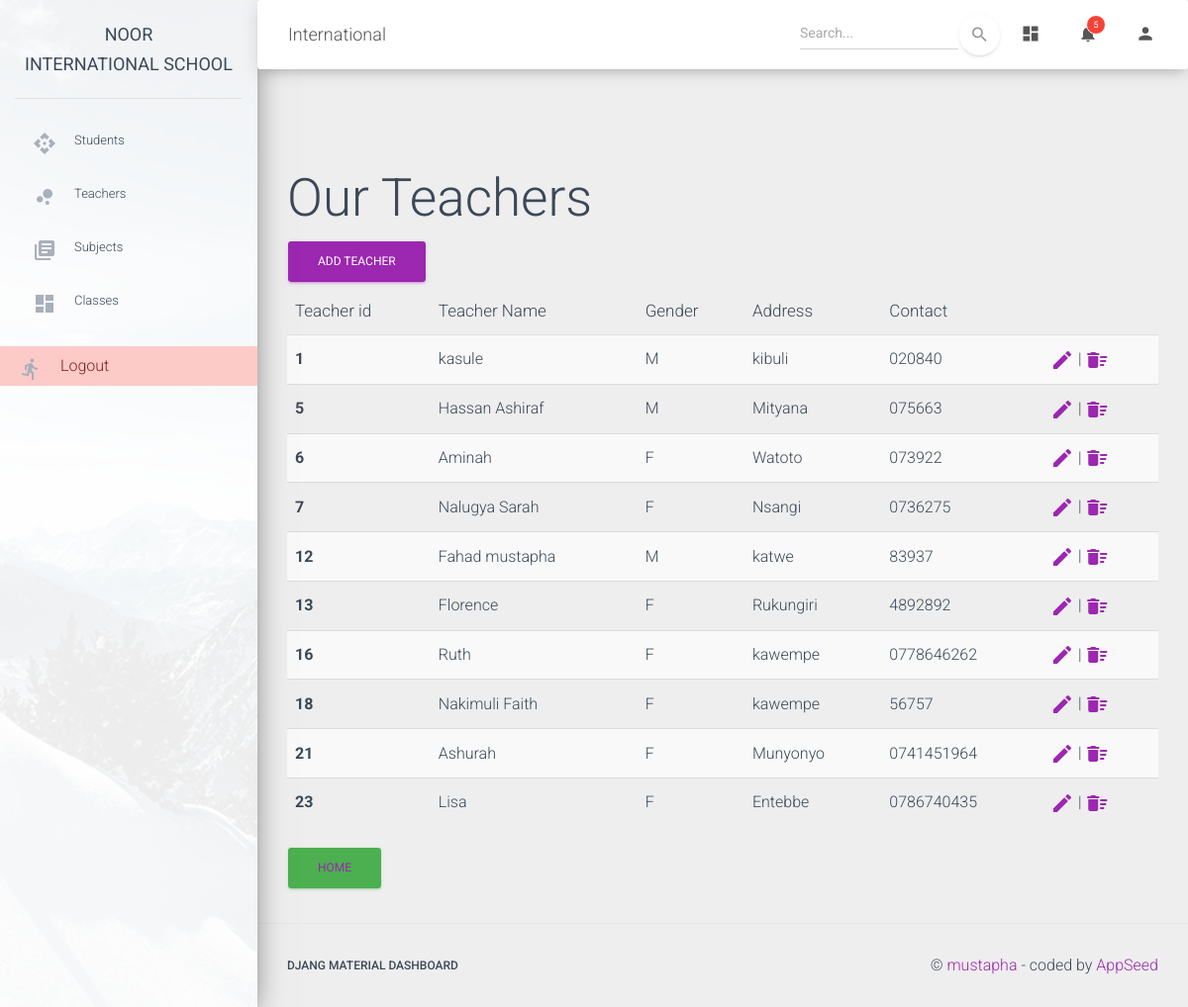
The page /add_teacher/ (signed in) on the database its author committed.
### details/models.py (models this page shows, shortened)
class Teacher(models.Model):
    Gender_Choices=[
        ("M", "Male"),
        ("F", "Female")
    ]
    Teacher_name = models.CharField(max_length=50)
    Gender = models.CharField(max_length=2, choices=Gender_Choices )
    Address = models.CharField(max_length=10)
    Contact = models.CharField(max_length=10)

### details/views.py (the view)
# urls.py: path('add_teacher/', add_teacher_view, name="add_teacher_page"),
@login_required
def add_teacher_view(request):
    message =""
    if request.method == "POST":
        teacher_form = TeacherForm(request.POST)
        if teacher_form.is_valid():
            teacher_form.save()
            message="Teacher Added Successfully"
    else:
        teacher_form = TeacherForm()
    messages.success(request, message)
    teachers = Teacher.objects.all()
    context ={
        'form':teacher_form,
        'msg':message,
        'teachers':teachers,
    }
    return render(request, "add_teacher.html", context)

### details/form.py
class TeacherForm(ModelForm):
    class Meta:
        model = Teacher
        fields = '__all__'

### details/templates/add_teacher.html (shortened to what this page needs)
{% extends './main.html' %}
{% load crispy_forms_tags %}
{% block content %}
    <h1>Our Teachers</h1>
    <button type="button" class="btn btn-primary" data-toggle="modal" data-target="#exampleModal">
        ADD TEACHER
    </button>
        <table class="table table-striped">
            <thead>
                <th scope="col">Teacher id</th>
                <th scope="col">Teacher Name</th>
                <th scope="col">Gender</th>
                <th scope="col">Address</th>
                <th scope="col">Contact</th>
            </thead>
            <tbody>
                {% for teacher in teachers %}
                    <tr>
                        <th scope="row">{{teacher.id}}</th>
                        <td>{{teacher.Teacher_name}}</td>
                        <td>{{teacher.Gender}}</td>
                        <td>{{teacher.Address}}</td>
                        <td>{{teacher.Contact}}</td>
                        <td><a href="{% url 'edit_teacher_page' teacher.id %}">
                                <i class="material-icons">edit</i>
                            </a> |
                            <a href="{% url 'delete_teacher_page' teacher.id %}"
                                onclick="return confirm('Press OK to delete this Teacher')">
                                <i class="material-icons">delete_sweep</i>
                            </a>
                        </td>
                    </tr>
                {% endfor %}
            </tbody>
        </table>
    <button class="btn btn-success"><a href="{% url 'home_page' %}">Home</a></button>
{% endblock content %}

### details/templates/main.html (shortened to what this page needs)
<!DOCTYPE html>
<html lang="en">
<head>
  <link rel="stylesheet" href="https://maxcdn.bootstrapcdn.com/font-awesome/latest/css/font-awesome.min.css">
  <link href="/static/assets/css/material-dashboard.css?v=2.1.2" rel="stylesheet" />
  <link href="/static/assets/demo/demo.css" rel="stylesheet" />
</head>
<body class="">
  <div class="wrapper ">
    {% include 'includes/sidebar.html' %}
    <div class="main-panel">
      {% include 'includes/navigation.html' %}
      <div class="content">
        <div class="container-fluid">
          {% block content %}
          {% endblock content %}
        </div>
      </div>
      {% include 'includes/footer.html' %}
    </div>
  </div>
</body>
</html>

### details/templates/includes/sidebar.html (shortened to what this page needs)
<div class="sidebar" data-color="purple" data-background-color="white" data-image="/static/assets/img/sidebar-1.jpg">
  <div class="logo">
    <a target="_blank" rel="noopener noreferrer"
        href="{% url 'home_page' %}" class="simple-text logo-normal">Noor <br> International School
    </a>
  </div>
  <div class="sidebar-wrapper">
    <ul class="nav">
      {% if user.is_authenticated %}
          <li class="nav-item">
              <a class="nav-link active" href="{% url 'add_student_page' %}">Students
                <i class="material-icons">api</i>
              </a>
          </li>
          <li class="nav-item">
              <a class="nav-link" href="{% url 'add_teacher_page' %}">Teachers
                <i class="material-icons">bubble_chart</i>
              </a>
          </li>
          <li class="nav-item">
              <a class="nav-link" href="{% url 'add_subject_page' %}">Subjects
                <i class="material-icons">library_books</i>
              </a>
          </li>
          <li class="nav-item">
              <a class="nav-link disabled" href="{% url 'add_class_page' %}">Classes
                <i class="material-icons">dashboard</i>
              </a>
          </li>
              <a class="nav-link active  list-group-item-danger"  href="{% url 'logout' %}">Logout
                <i class="material-icons ">directions_run</i>
              </a>
      {% endif %}
    </ul>
  </div>
</div>

### details/templates/includes/navigation.html (shortened to what this page needs)
<nav class="navbar navbar-expand-lg nav-absolute sticky-top">
  <div class="container-fluid">
    <div class="navbar-wrapper">
      <a class="navbar-brand" href="#pablo">International</a>
    </div>
    <div class="collapse navbar-collapse justify-content-end">
    {% if request.user.is_authenticated %}
      <form class="navbar-form">
        <div class="input-group no-border">
          <input type="text" value="" class="form-control" placeholder="Search...">
          <button type="submit" class="btn btn-white btn-round btn-just-icon">
            <i class="material-icons">search</i>
            <div class="ripple-container"></div>
          </button>
        </div>
      </form>
      <ul class="navbar-nav">
        <li class="nav-item">
          <a class="nav-link" href="#pablo">
            <i class="material-icons">dashboard</i>
          </a>
        </li>
        <li class="nav-item dropdown">
          <a class="nav-link" href="http://example.com" id="navbarDropdownMenuLink" data-toggle="dropdown" aria-haspopup="true" aria-expanded="false">
            <i class="material-icons">notifications</i>
            <span class="notification">5</span>
          </a>
        </li>
        <li class="nav-item dropdown">
          <a class="nav-link" href="#pablo" id="navbarDropdownProfile" data-toggle="dropdown" aria-haspopup="true" aria-expanded="false">
            <i class="material-icons">person</i>
          </a>
        </li>
      </ul>
    {% endif %}
    </div>
  </div>
</nav>

### details/templates/includes/footer.html
  <footer class="footer">
      <div class="container-fluid">
        <nav class="float-left">
          <ul>
            <li>
              <a target="_blank" rel="noopener noreferrer"
                  href="https://appseed.us/admin-dashboards/django-dashboard-material">
                  Djang Material Dashboard
              </a>
            </li>
          </ul>
        </nav>
        <div class="copyright float-right">
          &copy; <a target="_blank" rel="noopener noreferrer"
                    href="https://bit.ly/3fKQZaL">mustapha</a>
                    - coded by <a target="_blank" rel="noopener noreferrer" href="https://appseed.us">AppSeed
                  </a>
        </div>
      </div>
  </footer>

### rows shown on the page
Teacher: id "1", Teacher_name "kasule", Gender "M", Address "kibuli", Contact "020840"
Teacher: id "5", Teacher_name "Hassan Ashiraf", Gender "M", Address "Mityana", Contact "075663"
Teacher: id "6", Teacher_name "Aminah", Gender "F", Address "Watoto", Contact "073922"
Teacher: id "7", Teacher_name "Nalugya Sarah", Gender "F", Address "Nsangi", Contact "0736275"
Teacher: id "12", Teacher_name "Fahad mustapha", Gender "M", Address "katwe", Contact "83937"
Teacher: id "13", Teacher_name "Florence", Gender "F", Address "Rukungiri", Contact "4892892"
Teacher: id "16", Teacher_name "Ruth", Gender "F", Address "kawempe", Contact "0778646262"
Teacher: id "18", Teacher_name "Nakimuli Faith", Gender "F", Address "kawempe", Contact "56757"
Teacher: id "21", Teacher_name "Ashurah", Gender "F", Address "Munyonyo", Contact "0741451964"
Teacher: id "23", Teacher_name "Lisa", Gender "F", Address "Entebbe", Contact "0786740435"
